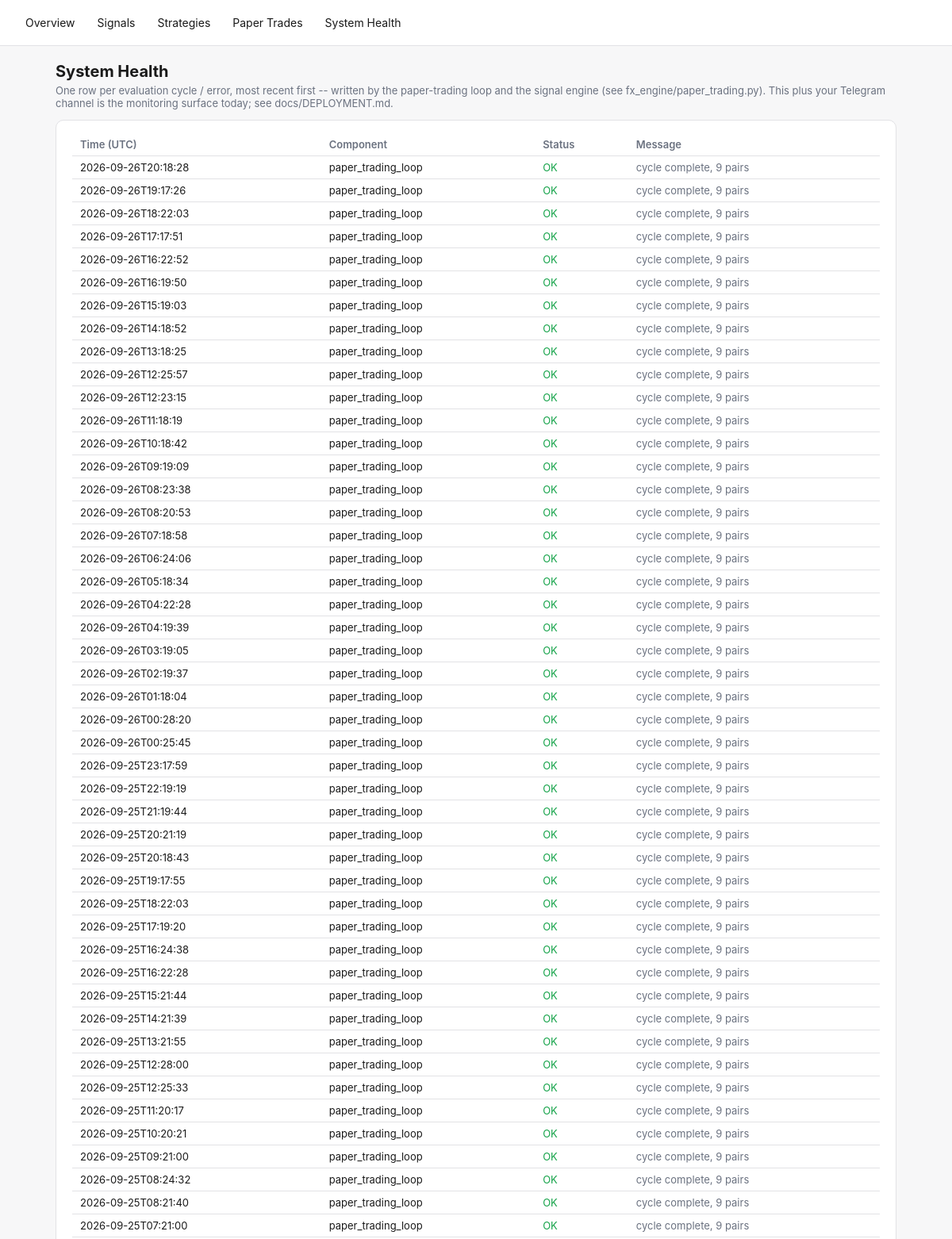
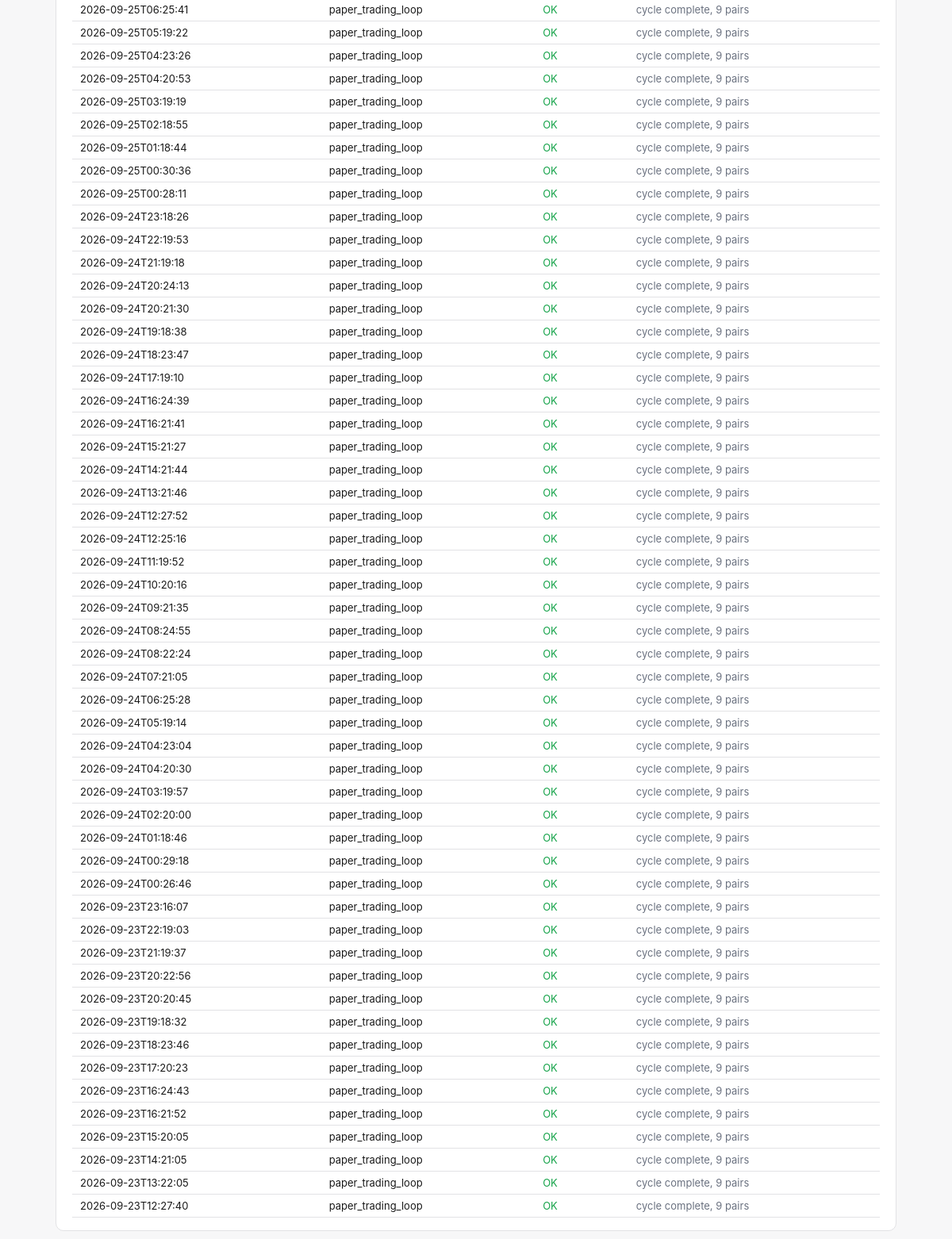
/health, run on an earlier commit of the app's database (2 pictures, top to bottom).
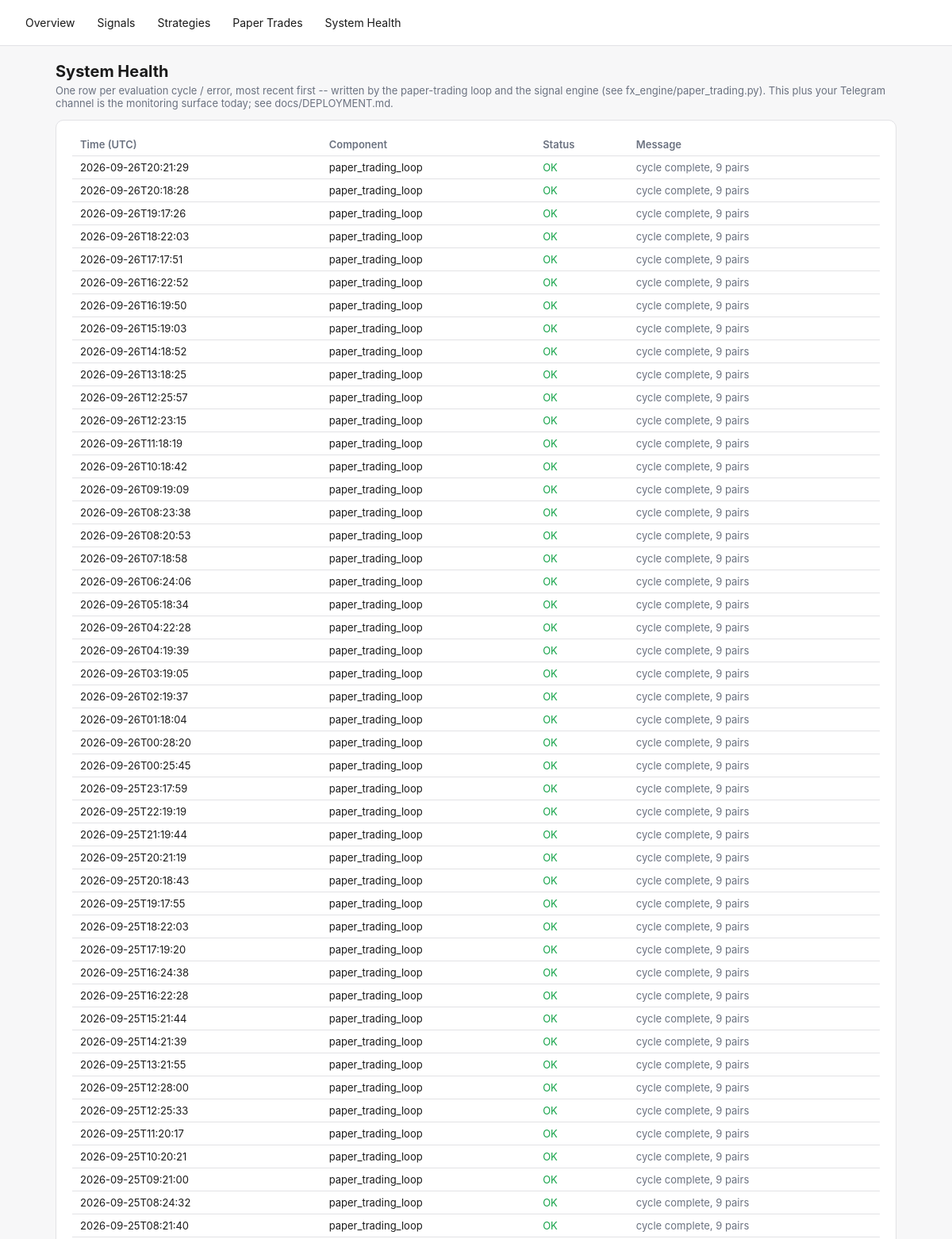
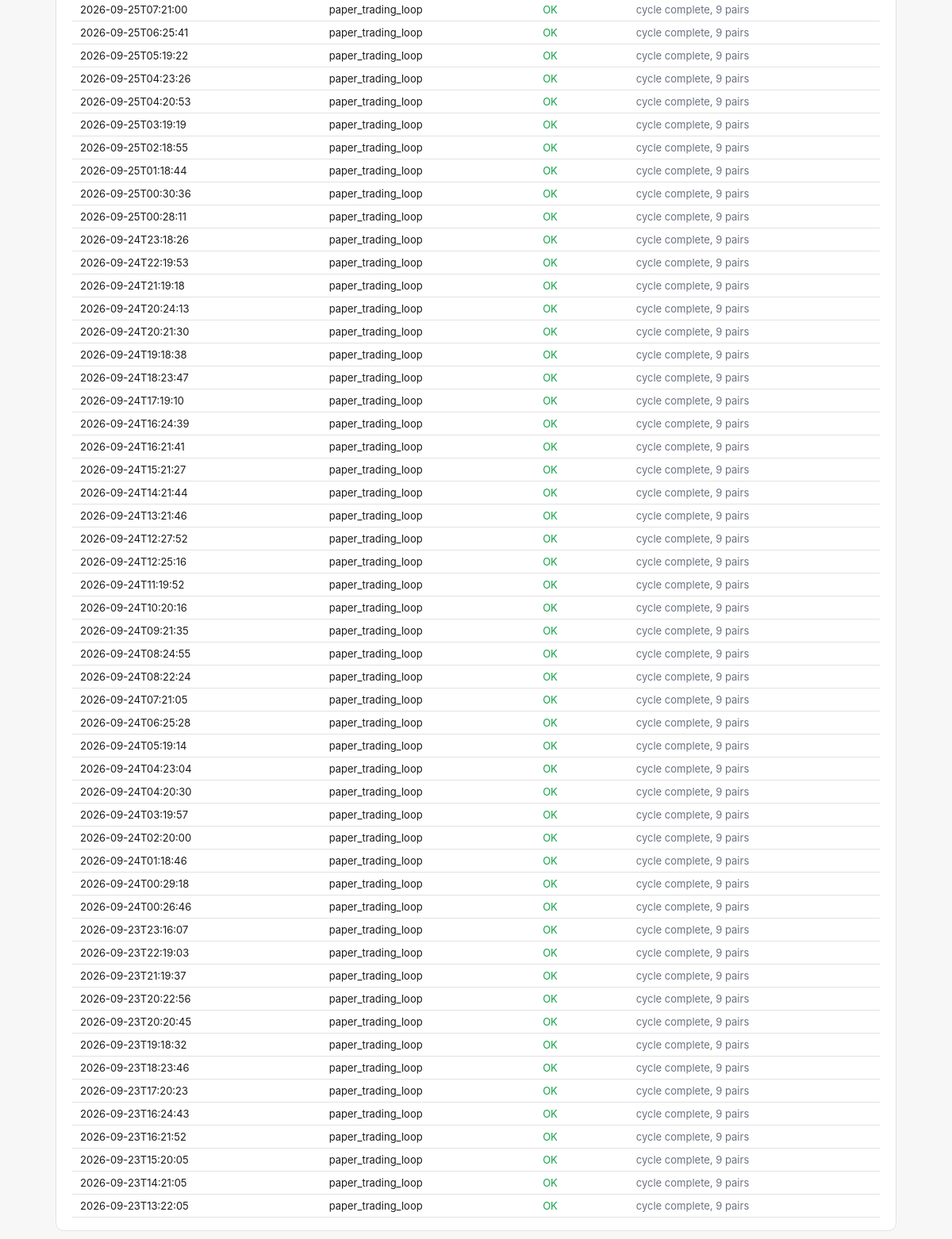
And on a later commit of the database (2 pictures, top to bottom).
### tables this page shows
CREATE TABLE system_health (
    id INTEGER PRIMARY KEY AUTOINCREMENT,
    component TEXT NOT NULL,
    status TEXT NOT NULL,       -- OK | WARN | ERROR
    message TEXT,
    checked_at TEXT NOT NULL
);

### fx_engine/dashboard.py (the view)
    @app.route("/health")
    def health_page():
        return render_template("health.html", health=get_db().recent_health(limit=100))

### fx_engine/db.py (called while the page is built)
    @contextmanager
    def _conn(self):
        conn = sqlite3.connect(self.path)
        conn.row_factory = sqlite3.Row
        try:
            yield conn
            conn.commit()
        finally:
            conn.close()

    def recent_health(self, limit: int = 50) -> list[dict]:
        with self._conn() as conn:
            rows = conn.execute(
                "SELECT * FROM system_health ORDER BY id DESC LIMIT ?", (limit,),
            ).fetchall()
        return [dict(r) for r in rows]

### fx_engine/templates/health.html (shortened to what this page needs)
{% extends "base.html" %}
{% block content %}
<h1>System Health</h1>
<p class="lede">One row per evaluation cycle / error, most recent first -- written by the paper-trading loop
and the signal engine (see fx_engine/paper_trading.py). This plus your Telegram channel is the monitoring
surface today; see docs/DEPLOYMENT.md.</p>
<div class="card">
  <div class="overflow">
  <table>
    <tr><th>Time (UTC)</th><th>Component</th><th>Status</th><th>Message</th></tr>
    {% for h in health %}
    <tr>
      <td>{{ h.checked_at[:19] }}</td>
      <td>{{ h.component }}</td>
      <td class="{{ 'ok' if h.status=='OK' else ('warn' if h.status=='WARN' else 'error') }}">{{ h.status }}</td>
      <td class="muted">{{ h.message }}</td>
    </tr>
    {% else %}
    <tr><td colspan="4" class="muted">No health checks logged yet.</td></tr>
    {% endfor %}
  </table>
  </div>
</div>
{% endblock %}

What changed in the data, as far as the page shows it:
no longer on this page (row unchanged): system_health: checked_at "2026-09-23T12:27:40", component "paper_trading_loop", status "OK", message "cycle complete, 9 pairs"
added system_health: checked_at "2026-09-26T20:21:29", component "paper_trading_loop", status "OK", message "cycle complete, 9 pairs"
